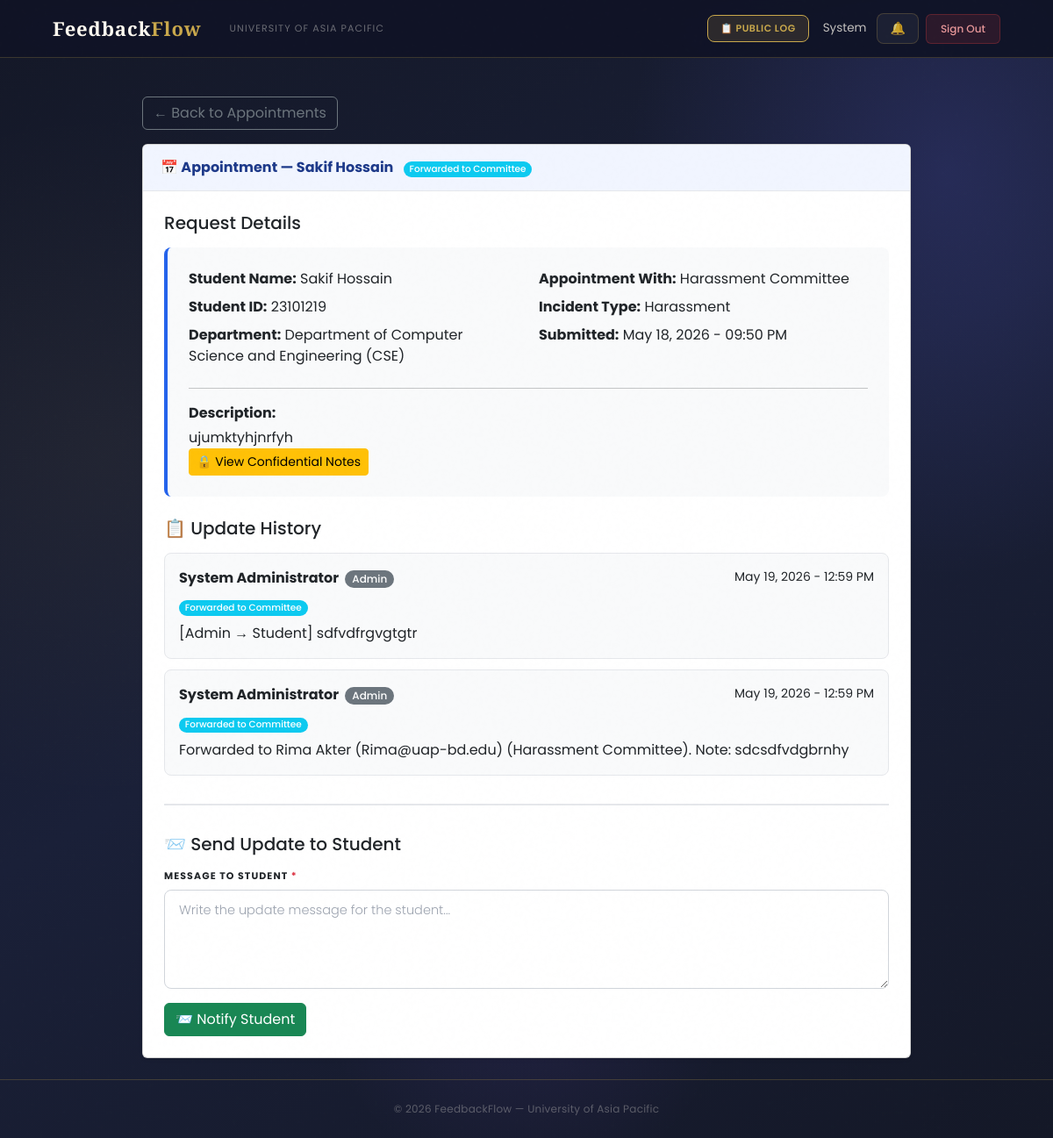
Page /dashboard/appointments/2/ (signed in) on the earlier database version.
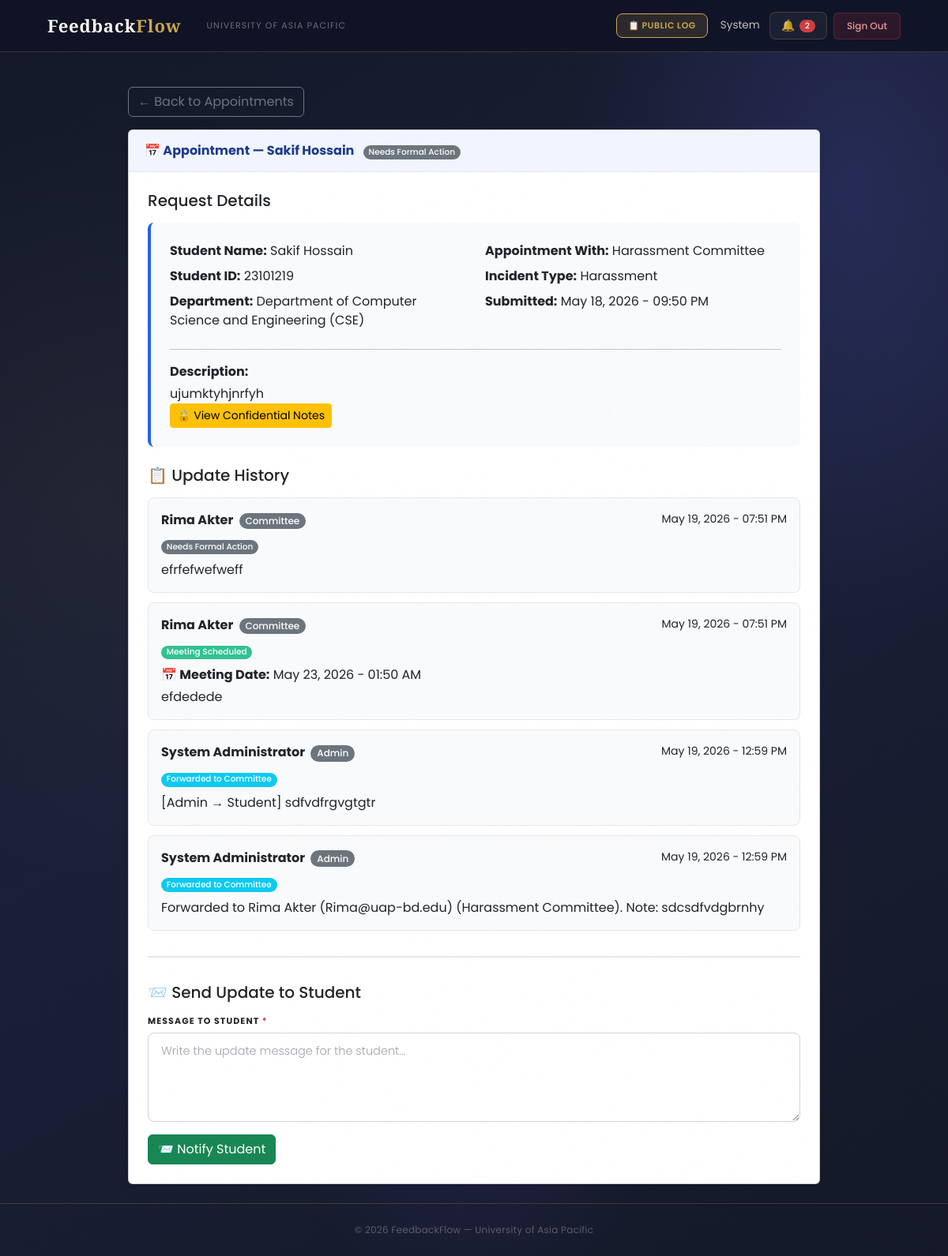
Same page on the later database version.
### users/models.py (models this page shows, shortened)
class User(AbstractBaseUser, PermissionsMixin):
    ROLE_CHOICES = (
        ('Student',   'Student'),
        ('Faculty',   'Faculty'),
        ('HOD',       'Head of Department'),
        ('Staff',     'Staff'),
        ('DAO',       'Dean of Administration Office'),
        ('Admin',     'Administrator'),
        ('Committee', 'Committee Member'),
    )
    DEPARTMENT_CHOICES = (
        ('DBA',          'Department of Business Administration'),
        ('CSE',          'Department of Computer Science and Engineering'),
        ('CE',           'Department of Civil Engineering'),
        ('EEE',          'Department of Electrical and Electronic Engineering'),
        ('Pharmacy',     'Department of Pharmacy'),
        ('Law',          'Department of Law and Human Rights'),
        ('English',      'Department of English'),
        ('Architecture', 'Department of Architecture'),
    )
    COMMITTEE_TYPE_CHOICES = (
        ('Harassment Committee', 'Harassment Committee'),
        ('Proctorial Committee', 'Proctorial Committee'),
    )
    email          = models.EmailField(unique=True, max_length=255)
    full_name      = models.CharField(max_length=150)
    role           = models.CharField(max_length=20, choices=ROLE_CHOICES)
    department     = models.CharField(max_length=100, choices=DEPARTMENT_CHOICES, null=True, blank=True)
    student_id     = models.CharField(max_length=50, unique=True, null=True, blank=True)
    committee_type = models.CharField(max_length=50, choices=COMMITTEE_TYPE_CHOICES, null=True, blank=True)
    is_active      = models.BooleanField(default=True)
    is_staff       = models.BooleanField(default=False)
    created_at     = models.DateTimeField(auto_now_add=True)
    updated_at     = models.DateTimeField(auto_now=True)
    USERNAME_FIELD  = 'email'
    REQUIRED_FIELDS = ['full_name']
    objects = UserManager()
    class Meta:
        verbose_name        = 'User'
        verbose_name_plural = 'Users'
        ordering            = ['-created_at']
    def get_short_name(self):
        return self.full_name.split()[0] if self.full_name else self.email

class Appointment(models.Model):
    STATUS_CHOICES = [
        ('Pending',                'Pending'),
        ('Forwarded to Committee', 'Forwarded to Committee'),
        ('Meeting Scheduled',      'Meeting Scheduled'),
        ('Rejected by Committee',  'Rejected by Committee'),
        ('Resolved Informally',    'Resolved Informally'),    # NEW
        ('Needs Formal Action',    'Needs Formal Action'),    # NEW
        ('Closed',                 'Closed'),
    ]
    OUTCOME_CHOICES = [
        ('Pending',             'Pending — No outcome yet'),
        ('Resolved Informally', 'Resolved Informally — Case closed'),
        ('Needs Formal Action', 'Needs Formal Action — Student should file complaint'),
    ]
    DEPARTMENT_CHOICES = (
        ('DBA',          'Department of Business Administration (DBA)'),
        ('CSE',          'Department of Computer Science and Engineering (CSE)'),
        ('CE',           'Department of Civil Engineering (CE)'),
        ('EEE',          'Department of Electrical and Electronic Engineering (EEE)'),
        ('Pharmacy',     'Department of Pharmacy'),
        ('Law',          'Department of Law and Human Rights'),
        ('English',      'Department of English'),
        ('Architecture', 'Department of Architecture'),
    )
    COMMITTEE_CHOICES = [
        ('Harassment Committee', 'Harassment Committee'),
        ('Proctorial Committee', 'Proctorial Committee'),
    ]
    INCIDENT_TYPE_CHOICES = [
        ('Harassment',      'Harassment'),
        ('Bullying',        'Bullying'),
        ('Discrimination',  'Discrimination'),
        ('Faculty Misconduct', 'Faculty Misconduct'),
        ('Mental Pressure', 'Mental Pressure'),
        ('Abuse',           'Abuse'),
        ('Other',           'Other'),
    ]
    student          = models.ForeignKey('User', on_delete=models.CASCADE, related_name='appointments')
    name             = models.CharField(max_length=100)
    roll_number      = models.CharField(max_length=20)
    appointment_with = models.CharField(max_length=50, choices=COMMITTEE_CHOICES, default='Harassment Committee')
    department       = models.CharField(max_length=100, choices=DEPARTMENT_CHOICES)
    incident_type    = models.CharField(max_length=50, choices=INCIDENT_TYPE_CHOICES, default='Other')
    description      = models.TextField()
    meeting_location = models.CharField(max_length=200, blank=True, null=True,
        help_text='e.g. Room 204, Admin Block / Google Meet link')
    outcome          = models.CharField(max_length=30, choices=OUTCOME_CHOICES, default='Pending')
    converted_to_complaint = models.ForeignKey(
        'complaints.Complaint',
        on_delete=models.SET_NULL,
        null=True, blank=True,
        related_name='from_appointment'
    )
    status     = models.CharField(max_length=50, choices=STATUS_CHOICES, default='Pending')
    created_at = models.DateTimeField(auto_now_add=True)
    class Meta:
        ordering            = ['-created_at']
        verbose_name        = 'Appointment'
        verbose_name_plural = 'Appointments'

class AppointmentUpdate(models.Model):
    STATUS_CHOICES = [
        ('Pending',                'Pending'),
        ('Forwarded to Committee', 'Forwarded to Committee'),
        ('Meeting Scheduled',      'Meeting Scheduled'),
        ('Rejected by Committee',  'Rejected by Committee'),
        ('Resolved Informally',    'Resolved Informally'),
        ('Needs Formal Action',    'Needs Formal Action'),
        ('Closed',                 'Closed'),
    ]
    appointment  = models.ForeignKey('Appointment', on_delete=models.CASCADE, related_name='updates')
    updated_by   = models.ForeignKey('User', on_delete=models.CASCADE, related_name='appointment_updates')
    message      = models.TextField()
    meeting_date = models.DateTimeField(null=True, blank=True)
    status       = models.CharField(max_length=50, choices=STATUS_CHOICES, null=True, blank=True)
    created_at   = models.DateTimeField(auto_now_add=True)
    class Meta:
        ordering = ['-created_at']

### users/views.py (the view, shortened to what this page needs)
# urls.py: path('dashboard/appointments/<int:appointment_id>/',   views.admin_appointment_detail,     name='admin_appointment_detail'),
@login_required
def admin_appointment_detail(request, appointment_id):
    if request.user.role != 'Admin':
        messages.error(request, 'Access denied.')
        return redirect('login')
    from .forms import AdminForwardForm, AdminStudentUpdateForm
    from .models import AppointmentUpdate
    appointment  = get_object_or_404(Appointment, id=appointment_id)
    updates      = AppointmentUpdate.objects.filter(appointment=appointment)
    forward_form = AdminForwardForm(committee_type=appointment.appointment_with)
    student_form = AdminStudentUpdateForm()
    context = {
        'appointment':  appointment,
        'updates':      updates,
        'forward_form': forward_form,
        'student_form': student_form,
        'page_title':   'Appointment Detail',
    }
    return render(request, 'users/admin_appointment_detail.html', context)

### users/forms.py
class AdminForwardForm(forms.Form):
    committee_member = forms.ModelChoiceField(
        queryset=None,
        label='Select Committee Member',
        widget=forms.Select(attrs={'class': 'form-select'})
    )
    note = forms.CharField(
        label='Note to Committee',
        widget=forms.Textarea(attrs={
            'class': 'form-control',
            'rows': 3,
            'placeholder': 'Add context or instructions for the committee...'
        })
    )
    def __init__(self, *args, committee_type=None, **kwargs):
        super().__init__(*args, **kwargs)
        if committee_type:
            self.fields['committee_member'].queryset = User.objects.filter(
                role='Committee',
                committee_type=committee_type,
                is_active=True
            )
        else:
            self.fields['committee_member'].queryset = User.objects.filter(
                role='Committee',
                is_active=True
            )

class AdminStudentUpdateForm(forms.Form):
    message = forms.CharField(
        label='Message to Student',
        widget=forms.Textarea(attrs={
            'class': 'form-control',
            'rows': 4,
            'placeholder': 'Write the update message for the student...'
        })
    )

### users/context_processors.py (called while the page is built)
def notifications_count(request):
    if request.user.is_authenticated:
        from users.models import Notification, Announcement
        count = Notification.objects.filter(
            recipient=request.user,
            is_read=False
        ).count()
        active_announcements = []
        for ann in Announcement.objects.filter(is_active=True).order_by('-created_at')[:10]:
            if ann.is_visible_to(request.user):
                active_announcements.append(ann)
            if len(active_announcements) >= 3:
                break
        return {
            'unread_notifications_count': count,
            'active_announcements': active_announcements,
        }
    return {'unread_notifications_count': 0, 'active_announcements': []}

### users/templates/users/admin_appointment_detail.html (shortened to what this page needs)
{% extends 'users/dashboard_base.html' %}
{% block content %}
<div class="container mt-4" style="max-width:900px;">
    <div class="mb-3">
        <a href="{% url 'admin_appointments' %}" class="btn btn-outline-secondary">← Back to Appointments</a>
    </div>
    <div class="card shadow-sm mb-4">
        <div class="card-header" style="background:#f1f5ff;color:#1e3a8a;font-weight:700;padding:14px 20px;border-bottom:1px solid #e5e7eb;">
            📅 Appointment — {{ appointment.name }}
            <span class="badge ms-2
                {% if appointment.status == 'Pending' %}bg-warning text-dark
                {% elif appointment.status == 'Forwarded to Committee' %}bg-info
                {% elif appointment.status == 'Meeting Scheduled' %}bg-success
                {% elif appointment.status == 'Rejected by Committee' %}bg-danger
                {% else %}bg-secondary{% endif %}">
                {{ appointment.status }}
            </span>
        </div>
        <div class="card-body p-4">
            <h5 class="text-primary mb-3">Request Details</h5>
            <div class="detail-box mb-4">
                <div class="row">
                    <div class="col-md-6">
                        <p class="mb-2"><strong>Student Name:</strong> {{ appointment.name }}</p>
                        <p class="mb-2"><strong>Student ID:</strong> {{ appointment.roll_number }}</p>
                        <p class="mb-2"><strong>Department:</strong> {{ appointment.get_department_display }}</p>
                    </div>
                    <div class="col-md-6">
                        <p class="mb-2"><strong>Appointment With:</strong> {{ appointment.appointment_with }}</p>
                        <p class="mb-2"><strong>Incident Type:</strong> {{ appointment.incident_type }}</p>
                        <p class="mb-2"><strong>Submitted:</strong> {{ appointment.created_at|date:"M d, Y - h:i A" }}</p>
                    </div>
                </div>
                <hr>
                <p class="mb-1"><strong>Description:</strong></p>
                <p class="mb-0">{{ appointment.description }}</p>
                <a href="{% url 'appointment_notes' appointment.id %}" class="btn btn-warning btn-sm">
    🔒 View Confidential Notes
</a>
            </div>
            {% if updates %}
            <h5 class="text-primary mb-3">📋 Update History</h5>
            <div class="mb-4">
                {% for update in updates %}
                <div class="update-item">
                    <div class="d-flex justify-content-between align-items-start mb-2">
                        <strong>{{ update.updated_by.full_name }}
                            <span class="badge bg-secondary ms-1" style="font-size:0.75rem;">{{ update.updated_by.role }}</span>
                        </strong>
                        <small class="text-muted">{{ update.created_at|date:"M d, Y - h:i A" }}</small>
                    </div>
                    {% if update.status %}
                    <span class="badge mb-2
                        {% if update.status == 'Meeting Scheduled' %}bg-success
                        {% elif update.status == 'Rejected by Committee' %}bg-danger
                        {% elif update.status == 'Forwarded to Committee' %}bg-info
                        {% else %}bg-secondary{% endif %}">
                        {{ update.status }}
                    </span>
                    {% endif %}
                    {% if update.meeting_date %}
                    <p class="mb-1"><strong>📅 Meeting Date:</strong> {{ update.meeting_date|date:"M d, Y - h:i A" }}</p>
                    {% endif %}
                    <p class="mb-0">{{ update.message }}</p>
                </div>
                {% endfor %}
            </div>
            {% endif %}
            <div class="section-divider"></div>
            <h5 class="text-primary mb-3">📨 Send Update to Student</h5>
            <form method="post">
                <div class="mb-3">
                    <label class="form-label fw-bold">Message to Student <span class="text-danger">*</span></label>
                    {{ student_form.message }}
                </div>
                <button type="submit" class="btn btn-success">📨 Notify Student</button>
            </form>
        </div>
    </div>
</div>
{% endblock %}

### users/templates/users/dashboard_base.html (shortened to what this page needs)
{% extends 'users/base.html' %}

### users/templates/users/base.html (shortened to what this page needs)
<!DOCTYPE html>
<html lang="en">
<head>
    <link href="https://cdn.jsdelivr.net/npm/bootstrap@5.3.0/dist/css/bootstrap.min.css" rel="stylesheet">
</head>
<body>
    <nav class="navbar navbar-expand-lg">
        <div class="container-fluid d-flex align-items-center gap-3">
            <a class="navbar-brand" href="/">Feedback<em>Flow</em></a>
            <span class="navbar-text d-none d-md-inline">University of Asia Pacific</span>
            {% if user.is_authenticated %}
            <div class="ms-auto d-flex align-items-center gap-2">
                <a href="{% url 'public_log' %}" class="btn-bell"
                    style="font-size:11px; font-weight:600; text-transform:uppercase; letter-spacing:0.05em; background:rgba(201,168,76,.15); color:var(--gold) !important; border-color:var(--gold) !important;">
                    📋 Public Log
                </a>
                <span class="nav-user-info d-none d-md-inline ms-2">{{ user.get_short_name }}</span>
                <a href="{% url 'notifications' %}" class="btn-bell ms-1">
                    🔔
                    {% if unread_notifications_count > 0 %}
                    <span class="badge bg-danger" style="font-size:10px;padding:3px 7px;">{{ unread_notifications_count }}</span>
                    {% endif %}
                </a>
                <a href="{% url 'logout' %}" class="btn-logout">Sign Out</a>
            </div>
            {% endif %}
        </div>
    </nav>
    <main>
        {% block content %}{% endblock %}
    </main>
    <footer>
        <p>© 2026 FeedbackFlow — University of Asia Pacific</p>
    </footer>
</body>
</html>

Differences in the rows shown:
changed Appointment "Sakif Hossain": status "Forwarded to Committee" → "Needs Formal Action"
added AppointmentUpdate: updated_by.full_name "Rima Akter", updated_by.role "Committee", created_at "May 19, 2026 - 07:51 PM", status "Needs Formal Action", message "efrfefwefweff"
added AppointmentUpdate: updated_by.full_name "Rima Akter", updated_by.role "Committee", created_at "May 19, 2026 - 07:51 PM", status "Meeting Scheduled", meeting_date "May 23, 2026 - 01:50 AM", message "efdedede"
Other differences:
{{ unread_notifications_count }}: (not shown) → "2"
